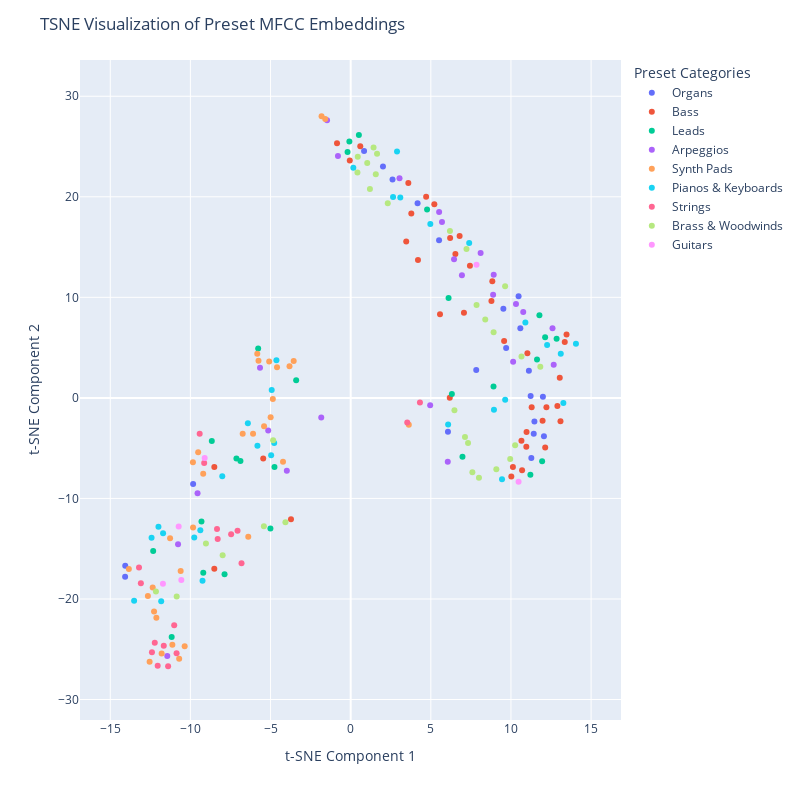

This figure's notebook cell:
### Markdown cell above
## Create the TSNE Plot

---

Let's now use Plotly to visualize these embeddings!

### Code cell
## Create the TSNE Plot with plotly
fig = px.scatter(df_filtered, x='x', y='y', color='categorized_name',hover_data=['preset_name', 'categorized_name'], width=800, height=800)

# add a legend
fig.update_layout(showlegend=True)

# add a title
fig.update_layout(title='TSNE Visualization of Preset MFCC Embeddings')

# add a hover label
fig.update_traces(hovertemplate='Preset Name: %{customdata[0]}<br>Categorized Name: %{customdata[1]}')

# obtain the data bounds
x_min = np.min(filtered_transformed_data[:, 0])*1.2
x_max = np.max(filtered_transformed_data[:, 0])*1.2
y_min = np.min(filtered_transformed_data[:, 1])*1.2
y_max = np.max(filtered_transformed_data[:, 1])*1.2

# add some extra info to the plot
fig.update_layout(
    width=800,
    height=800,
    xaxis_title='t-SNE Component 1',
    yaxis_title='t-SNE Component 2',
    legend_title='Preset Categories',
    xaxis=dict(range=[x_min, x_max]),
    yaxis=dict(range=[y_min, y_max]),
)   

# show the plot
fig.show()

### Figure 1 — Plotly figure (JSON) as saved in the notebook; plotly's stock layout.template omitted (floating-point values rounded to 4 significant figures)
{"data": [{"customdata": [["MT Tailwhip Organ (2)", "Organs"], ["ORG Organ 2 FMR", "Organs"], ["ORG Another Organ FMR", "Organs"], ["ORG Spartacus IX FMR", "Organs"], ["ORG Jazz Organ FMR", "Organs"], ["ORG Spartacus XI FMR", "Organs"], ["ORG Spartacus XII FMR", "Organs"], ["ORG Church Organ Positive FMR", "Organs"], ["ORG Church Organ Gated FMR", "Organs"], ["ORG Organ 1 FMR", "Organs"], ["ORG Spartacus X FMR", "Organs"], ["ORG Church Organ Full Pipes 1 FMR", "Organs"], ["ORG Synthesizer Organ 2 FMR", "Organs"], ["ORG Organ 3 FMR", "Organs"], ["ORG Synthesizer Organ 1 FMR", "Organs"], ["ORG Church Organ Full Pipes 2 FMR", "Organs"], ["MT Tailwhip Organ", "Organs"], ["14 Organ 1", "Organs"], ["15 Organ 2", "Organs"], ["61 Synthesizer Organ", "Organs"], ["16 Organ 3", "Organs"]], "hovertemplate": "Preset Name: %{customdata[0]}<br>Categorized Name: %{customdata[1]}", "legendgroup": "Organs", "marker": {"color": "#636efa", "symbol": "circle"}, "mode": "markers", "name": "Organs", "orientation": "v", "showlegend": true, "type": "scatter", "x": [7.833, 10.59, 9.7, 11.23, 11.99, 11.42, 11.46, -9.829, 10.48, 11.12, 11.27, -14.07, 5.514, 12.06, 9.526, -14.07, 6.069, 4.175, 2.611, 0.8372, 2.015], "xaxis": "x", "y": [2.774, 6.926, 4.967, 0.1945, 0.1209, -3.575, -2.35, -8.56, 10.11, 2.698, -5.978, -17.78, 15.69, -3.804, 8.875, -16.69, -3.376, 19.37, 21.72, 24.55, 23.01], "yaxis": "y"}, {"customdata": [["Phasing Island Bass", "Bass"], ["Mono Pulse Bass", "Bass"], ["08-15 Bass", "Bass"], ["Classic Saw Bass", "Bass"], ["Funky Mod Bass", "Bass"], ["Ultra Deep Bass", "Bass"], ["FN-Bassliner-BAS", "Bass"], ["FN-Dark Bass II-BAS", "Bass"], ["FN-Flow Bass-BAS", "Bass"], ["FN-High Noise-BAS", "Bass"], ["FN-Wobblelike Bass-BAS", "Bass"], ["FN-Dark Bass-BAS", "Bass"], ["FN-Nostalgic Bass-BAS", "Bass"], ["FN-C64ish Bass", "Bass"], ["FN-Basslover", "Bass"], ["FN-Bass Wobbler-BAS", "Bass"], ["FN-Wobblebass-BAS", "Bass"], ["FN-Bass Lover-ARP", "Bass"], ["BAS Square Bass FMR", "Bass"], ["BAS Pulse Bass 1 FMR", "Bass"], ["BAS Acid Bass 2 FMR", "Bass"], ["BAS Acid Bass 1 FMR", "Bass"], ["BAS Acid Bass 4 FMR", "Bass"], ["BAS Pulse Bass 2 FMR", "Bass"], ["BAS Round Bass 2 FMR", "Bass"], ["BAS Synth Bass 2 FMR", "Bass"], ["BAS Acid Bass 3 FMR", "Bass"], ["BAS Wire Bass FMR", "Bass"], ["BAS Love Bass FMR", "Bass"], ["BAS Hooverish Bass FMR", "Bass"], ["BAS Basso Profondo FMR", "Bass"], ["BAS Synth Bass 1 FMR", "Bass"], ["BAS Round Bass 1 FMR", "Bass"], ["PRC Thump Bass Drum FMR", "Bass"], ["DRN Waving Bass Drone FMR", "Bass"], ["ARP Bass Arpeggio FMR", "Bass"], ["The Difference Bass", "Bass"], ["32 Bass 2", "Bass"], ["31 Bass 1", "Bass"]], "hovertemplate": "Preset Name: %{customdata[0]}<br>Categorized Name: %{customdata[1]}", "legendgroup": "Bass", "marker": {"color": "#EF553B", "symbol": "circle"}, "mode": "markers", "name": "Bass", "orientation": "v", "showlegend": true, "type": "scatter", "x": [3.784, -0.05666, 3.597, -0.8519, 0.5992, 4.709, 7.068, 4.198, 6.182, 13.47, 5.219, 3.465, 8.836, 5.573, 13.09, 6.796, 13.36, -8.508, 10.65, 10.96, 11.03, 11.29, 12.9, 10.12, 10.97, 12.21, 13.04, 10.69, 11.97, -5.456, 10.02, 9.573, -3.725, 12.14, -8.506, 8.782, 6.534, 6.205, 7.44], "xaxis": "x", "y": [18.33, 23.61, 21.36, 25.32, 25.02, 20.01, 8.46, 13.72, 0.003695, 6.306, 19.25, 15.56, 11.59, 8.331, -2.32, 16.1, 5.555, -17.0, -4.253, -4.853, 4.442, -0.9196, -0.8013, -6.862, -3.402, -0.9269, 2.003, -7.21, -2.276, -6.02, -7.83, 5.652, -12.07, -4.924, -6.866, 9.637, 14.3, 15.89, 13.14], "yaxis": "y"}, {"customdata": [["Big Lead", "Leads"], ["Super Funky Lead", "Leads"], ["Mellow LoFi Lead", "Leads"], ["FN-Analog Lead-FN", "Leads"], ["FN-Nostalgicer Lead-LEA", "Leads"], ["FN-Plastic Lead-LEA", "Leads"], ["FN-I Need Lead-LEA", "Leads"], ["FN-Filter Lead-LEA", "Leads"], ["LED Big Lead 2 FMR", "Leads"], ["LED Sing Like a Cat FMR", "Leads"], ["LED Spartacus III FMR", "Leads"], ["LED Calliope FMR", "Leads"], ["LED Spartacus IV FMR", "Leads"], ["LED Spartacus II FMR", "Leads"], ["LED Reed 1 FMR", "Leads"], ["LED Big Lead 1 FMR", "Leads"], ["LED Flutey Vibrato Solo FMR", "Leads"], ["LED Silk Road Lead FMR", "Leads"], ["LED Reed 3 FMR", "Leads"], ["LED PWM Lead FMR", "Leads"], ["LED Violin FMR", "Leads"], ["LED Square Lead FMR", "Leads"], ["LED Meeaow Lead FMR", "Leads"], ["LED LFO Lead FMR", "Leads"], ["LED Tin Whistle FMR", "Leads"], ["MT Tailwhip Lead", "Leads"]], "hovertemplate": "Preset Name: %{customdata[0]}<br>Categorized Name: %{customdata[1]}", "legendgroup": "Leads", "marker": {"color": "#00cc96", "symbol": "circle"}, "mode": "markers", "name": "Leads", "orientation": "v", "showlegend": true, "type": "scatter", "x": [4.768, -0.195, -0.08166, -8.664, -5.772, -7.128, -6.877, -3.401, 12.13, 6.313, -5.007, 11.95, -9.309, 6.975, 12.85, 11.21, 0.5117, -4.754, 8.912, -9.197, 11.63, -11.17, -12.32, -7.869, 11.78, 6.108], "xaxis": "x", "y": [18.73, 24.46, 25.51, -4.287, 4.914, -6.037, -6.279, 1.759, 6.038, 0.3929, -12.99, -6.291, -12.29, -5.849, 5.881, -7.641, 26.14, -6.875, 1.141, -17.4, 3.815, -23.79, -15.22, -17.54, 8.217, 9.944], "yaxis": "y"}, {"customdata": [["Dream Arp", "Arpeggios"], ["FN-Free Willy-ARP", "Arpeggios"], ["FN-Backwards ARP", "Arpeggios"], ["FN-Anastyle-ARP", "Arpeggios"], ["FN-Percussive Plugger2-ARP", "Arpeggios"], ["FN-Percussive Plugger-ARP", "Arpeggios"], ["FN-Pluggiolator-ARP", "Arpeggios"], ["FN-C64ish Arp", "Arpeggios"], ["FN-Anastyle II-ARP", "Arpeggios"], ["FN-One Finger Show-ARP", "Arpeggios"], ["FN-Percussive Plugger3-ARP", "Arpeggios"], ["FN-Rhytmic Noise-ARP", "Arpeggios"], ["ARP Swinging Arpeggio FMR", "Arpeggios"], ["ARP PWM LFO Arpeggio FMR", "Arpeggios"], ["ARP KS-TD Arpeggio FMR", "Arpeggios"], ["ARP Play Just One Note FMR", "Arpeggios"], ["ARP Random Arpeggiated PWM FMR", "Arpeggios"], ["ARP String Machine Arpeggio FMR", "Arpeggios"], ["ARP Ravers Arp FMR", "Arpeggios"], ["ARP Cold Thinking Arpeggio FMR", "Arpeggios"], ["ARP Berlin School Arpeggio FMR", "Arpeggios"], ["ARP Wisteria Spot FMR", "Arpeggios"], ["ARP Stringish Arp FMR", "Arpeggios"], ["ARP Circles Arpeggio FMR", "Arpeggios"]], "hovertemplate": "Preset Name: %{customdata[0]}<br>Categorized Name: %{customdata[1]}", "legendgroup": "Arpeggios", "marker": {"color": "#ab63fa", "symbol": "circle"}, "mode": "markers", "name": "Arpeggios", "orientation": "v", "showlegend": true, "type": "scatter", "x": [-5.657, 5.519, 8.106, 3.047, 10.31, 10.77, 6.449, -0.7938, 6.94, 5.697, 12.67, -1.475, -3.983, 8.924, -5.145, -10.77, 6.059, -11.44, 4.959, 12.59, -9.554, -1.836, 10.14, 8.887], "xaxis": "x", "y": [3.008, 18.5, 14.41, 21.85, 9.332, 8.554, 13.78, 24.07, 12.19, 17.49, 3.308, 27.61, -7.257, 12.25, -3.245, -14.55, -6.359, -25.66, -0.7279, 6.938, -9.476, -1.957, 3.603, 10.26], "yaxis": "y"}, {"customdata": [["FN-Dark Night-PAD", "Synth Pads"], ["FN-Analog Feeling-PAD", "Synth Pads"], ["FN-Blubberfeld-PAD", "Synth Pads"], ["FN-Noisia-PAD", "Synth Pads"], ["FN-Darpesh Pad-PAD", "Synth Pads"], ["FN-Restless Night-PAD", "Synth Pads"], ["FN-Analog Pad-PAD", "Synth Pads"], ["FN-RollinSun-PAD", "Synth Pads"], ["FN-Flowing Filter-PAD", "Synth Pads"], ["FN-Experimental-PAD", "Synth Pads"], ["PAD Rise the Pulse FMR", "Synth Pads"], ["PAD Spartacus I FMR", "Synth Pads"], ["PAD Spartacus V FMR", "Synth Pads"], ["PAD Reso Pad FMR", "Synth Pads"], ["PAD Metal Rotor Pad FMR", "Synth Pads"], ["PAD Classic Sweep Pad FMR", "Synth Pads"], ["PAD Dive Into The Deep FMR", "Synth Pads"], ["PAD Meditation Pad 3 FMR", "Synth Pads"], ["PAD Forever Pad FMR", "Synth Pads"], ["PAD Hoiy Mass FMR", "Synth Pads"], ["PAD Woosh Pad FMR", "Synth Pads"], ["PAD Massive Pad 1 FMR", "Synth Pads"], ["PAD Big Synth Pad 2 FMR", "Synth Pads"], ["PAD This Is It FMR", "Synth Pads"], ["PAD Meditation Pad 1 FMR", "Synth Pads"], ["PAD Chariots VG Brass FMR", "Synth Pads"], ["PAD Bass Pad FMR", "Synth Pads"], ["PAD PWM Pad FMR", "Synth Pads"], ["PAD Meditation Pad 2 FMR", "Synth Pads"], ["PAD Big Synth Pad 1 FMR", "Synth Pads"], ["PAD Massive Pad 2 FMR", "Synth Pads"], ["PAD High Res Pad FMR", "Synth Pads"]], "hovertemplate": "Preset Name: %{customdata[0]}<br>Categorized Name: %{customdata[1]}", "legendgroup": "Synth Pads", "marker": {"color": "#FFA15A", "symbol": "circle"}, "mode": "markers", "name": "Synth Pads", "orientation": "v", "showlegend": true, "type": "scatter", "x": [-9.515, -6.738, -10.61, -1.588, -5.085, -5.827, -5.751, -1.815, -12.35, -9.842, -4.994, -12.54, -11.13, -12.27, -13.84, -4.857, -3.817, -3.555, -12.12, -9.201, -5.403, -9.834, -10.36, -10.7, -6.092, -11.27, 3.626, -6.389, -4.595, -12.65, -4.221, -11.79], "xaxis": "x", "y": [-5.411, -3.555, -17.22, 27.74, 3.62, 4.379, 3.686, 28.01, -18.85, -6.409, -1.917, -26.24, -24.56, -21.24, -17.01, -0.1207, 3.138, 3.671, -21.86, -7.554, -2.823, -12.89, -24.71, -25.94, -3.576, -13.97, -2.68, -13.81, 3.044, -19.7, -6.343, -25.42], "yaxis": "y"}, {"customdata": [["FN-Chordmachine-KEY", "Pianos & Keyboards"], ["FN-Easy Keys", "Pianos & Keyboards"], ["FN-Chordmachine II-KEY", "Pianos & Keyboards"], ["FN-Small Keys-KEY", "Pianos & Keyboards"], ["FN-Low Keys-KEY", "Pianos & Keyboards"], ["PNO Piano 2 FMR", "Pianos & Keyboards"], ["PNO Another E P FMR", "Pianos & Keyboards"], ["PNO Classic E P FMR", "Pianos & Keyboards"], ["PNO Sweet Tines FMR", "Pianos & Keyboards"], ["PNO Piano 1 FMR", "Pianos & Keyboards"], ["PNO Mellow Piano FMR", "Pianos & Keyboards"], ["PNO Bright Rhodes FMR", "Pianos & Keyboards"], ["SYN Fluctuation Keys FMR", "Pianos & Keyboards"], ["KBD Celesta FMR", "Pianos & Keyboards"], ["KBD Funk B FMR", "Pianos & Keyboards"], ["KBD Harpsichord 1 FMR", "Pianos & Keyboards"], ["KBD Harpsichord 2 FMR", "Pianos & Keyboards"], ["KBD Funk A FMR", "Pianos & Keyboards"], ["KBD Classic Clavinet FMR", "Pianos & Keyboards"], ["KBD Clavichord 2 FMR", "Pianos & Keyboards"], ["KBD Clavichord 1 FMR", "Pianos & Keyboards"], ["KBD Synthi Clavinet FMR", "Pianos & Keyboards"], ["25 Harpsichord 1", "Pianos & Keyboards"], ["23 Celesta", "Pianos & Keyboards"], ["34 Clavichord 2", "Pianos & Keyboards"], ["22 Piano 2", "Pianos & Keyboards"], ["33 Clavichord 1", "Pianos & Keyboards"], ["21 Piano 1", "Pianos & Keyboards"], ["26 Harpsichord 2", "Pianos & Keyboards"], ["24 Mellow Piano", "Pianos & Keyboards"]], "hovertemplate": "Preset Name: %{customdata[0]}<br>Categorized Name: %{customdata[1]}", "legendgroup": "Pianos & Keyboards", "marker": {"color": "#19d3f3", "symbol": "circle"}, "mode": "markers", "name": "Pianos & Keyboards", "orientation": "v", "showlegend": true, "type": "scatter", "x": [-9.38, -11.82, -9.759, -9.243, -4.771, 8.94, -12.42, -4.962, -11.99, 10.9, -11.7, -5.818, -13.51, -6.415, 13.27, 13.11, 9.442, 14.05, 6.081, 12.26, 7.394, 9.638, 4.97, -4.634, 0.1651, 2.892, 3.095, 2.645, -8.011, -4.928], "xaxis": "x", "y": [-13.17, -20.22, -13.89, -18.19, -4.487, -1.173, -13.9, -5.697, -12.81, 7.508, -13.47, -4.754, -20.17, -2.514, -0.5062, 4.383, -8.098, 5.386, -2.651, 5.248, 15.41, -0.1854, 17.3, 3.752, 22.9, 24.5, 19.94, 19.99, -7.789, 0.7884], "yaxis": "y"}, {"customdata": [["STR String Machine FMR", "Strings"], ["STR PWM Strings 2 FMR", "Strings"], ["STR Strings 1 FMR", "Strings"], ["STR Eminent Strings FMR", "Strings"], ["STR Strings 2 FMR", "Strings"], ["STR PWM Strings 1 FMR", "Strings"], ["STR Spartacus VI FMR", "Strings"], ["STR String Ensemble FMR", "Strings"], ["STR Prophet Strings FMR", "Strings"], ["STR Soft Strings FMR", "Strings"], ["STR Low Strings FMR", "Strings"], ["STR Full Strings FMR", "Strings"], ["STR Spartacus VII FMR", "Strings"], ["STR Strings 3 FMR", "Strings"], ["11 Strings 1", "Strings"], ["41 Violine", "Strings"], ["12 Strings 2", "Strings"], ["13 Strings 3", "Strings"]], "hovertemplate": "Preset Name: %{customdata[0]}<br>Categorized Name: %{customdata[1]}", "legendgroup": "Strings", "marker": {"color": "#FF6692", "symbol": "circle"}, "mode": "markers", "name": "Strings", "orientation": "v", "showlegend": true, "type": "scatter", "x": [-12.04, -6.81, -8.339, -11.66, -8.297, -11.01, -12.22, -11.39, 3.529, -9.421, -13.21, -10.86, -12.4, -13.09, -7.059, 4.322, -7.458, -9.14], "xaxis": "x", "y": [-26.65, -16.45, -13.05, -24.64, -14.03, -22.61, -24.36, -26.7, -2.449, -3.561, -16.88, -25.39, -25.3, -18.44, -13.22, -0.4647, -13.57, -6.486], "yaxis": "y"}, {"customdata": [["WND English Horn FMR", "Brass & Woodwinds"], ["WND Ocarina FMR", "Brass & Woodwinds"], ["WND Flute 1 FMR", "Brass & Woodwinds"], ["WND Flute 2 FMR", "Brass & Woodwinds"], ["WND Pan Flute FMR", "Brass & Woodwinds"], ["WND Oboe FMR", "Brass & Woodwinds"], ["WND Clarinet FMR", "Brass & Woodwinds"], ["WND Flauto Dolce FMR", "Brass & Woodwinds"], ["BRS Brass 2 FMR", "Brass & Woodwinds"], ["BRS French Horn FMR", "Brass & Woodwinds"], ["BRS Brass Pad 1 FMR", "Brass & Woodwinds"], ["BRS Tuba FMR", "Brass & Woodwinds"], ["BRS Brass Pad 2 FMR", "Brass & Woodwinds"], ["BRS Brass 1 FMR", "Brass & Woodwinds"], ["BRS Low Brass FMR", "Brass & Woodwinds"], ["BRS Phase Brass FMR", "Brass & Woodwinds"], ["BRS Trumpet FMR", "Brass & Woodwinds"], ["BRS Brass 3 FMR", "Brass & Woodwinds"], ["BRS Prophet Brass FMR", "Brass & Woodwinds"], ["BRS Brass Pad 3 FMR", "Brass & Woodwinds"], ["SYN Wah Brass FMR", "Brass & Woodwinds"], ["The Difference Trumpet Synth", "Brass & Woodwinds"], ["17 Brass", "Brass & Woodwinds"], ["46 Clarinet", "Brass & Woodwinds"], ["45 Flute", "Brass & Woodwinds"], ["52 Wah Brass", "Brass & Woodwinds"], ["48 English Horn", "Brass & Woodwinds"], ["47 Oboe", "Brass & Woodwinds"], ["18 Phase Brass", "Brass & Woodwinds"], ["43 Horn", "Brass & Woodwinds"], ["42 Trumpet", "Brass & Woodwinds"]], "hovertemplate": "Preset Name: %{customdata[0]}<br>Categorized Name: %{customdata[1]}", "legendgroup": "Brass & Woodwinds", "marker": {"color": "#B6E880", "symbol": "circle"}, "mode": "markers", "name": "Brass & Woodwinds", "orientation": "v", "showlegend": true, "type": "scatter", "x": [7.131, 8.917, 9.953, 10.26, 9.087, 6.474, 7.323, 8.396, -4.071, 7.853, -9.031, 10.66, -12.15, 11.83, -7.987, -5.414, 7.226, 7.593, 8.003, -10.86, 9.636, -4.837, 1.567, 2.314, 1.645, 0.4418, 1.201, 0.4225, 6.193, 1.428, 1.032], "xaxis": "x", "y": [-3.896, 6.52, -6.072, -4.703, -7.109, -1.235, -4.494, 7.798, -12.36, 9.242, -14.48, 4.124, -19.26, 3.106, -15.66, -12.77, 14.81, -7.395, -7.939, -19.75, 11.09, -4.221, 22.25, 19.37, 24.27, 23.98, 20.77, 22.42, 16.61, 24.9, 23.35], "yaxis": "y"}, {"customdata": [["GTR Overdrive Guitar FMR", "Guitars"], ["GTR Chorused Ovation FMR", "Guitars"], ["GTR Jazz Guitar FMR", "Guitars"], ["GTR Steel String Guitar FMR", "Guitars"], ["GTR Acoustic Guitar FMR", "Guitars"], ["27 Guitar", "Guitars"]], "hovertemplate": "Preset Name: %{customdata[0]}<br>Categorized Name: %{customdata[1]}", "legendgroup": "Guitars", "marker": {"color": "#FF97FF", "symbol": "circle"}, "mode": "markers", "name": "Guitars", "orientation": "v", "showlegend": true, "type": "scatter", "x": [10.47, -11.71, 7.851, -10.57, -10.73, -9.109], "xaxis": "x", "y": [-8.335, -18.48, 13.25, -18.12, -12.8, -5.973], "yaxis": "y"}], "layout": {"height": 800, "legend": {"title": {"text": "Preset Categories"}, "tracegroupgap": 0}, "margin": {"t": 60}, "showlegend": true, "title": {"text": "TSNE Visualization of Preset MFCC Embeddings"}, "width": 800, "xaxis": {"anchor": "y", "domain": [0, 1], "range": [-16.89, 16.87], "title": {"text": "t-SNE Component 1"}}, "yaxis": {"anchor": "x", "domain": [0, 1], "range": [-32.04, 33.61], "title": {"text": "t-SNE Component 2"}}}}
